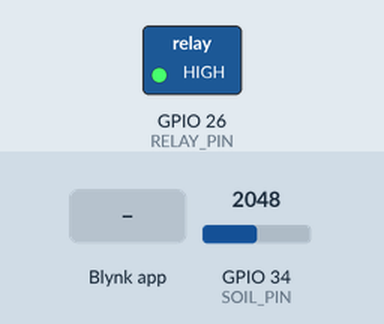
Bench run of a program on a simulated ESP32. Parts: switched loads named in the program (green lamp = pin HIGH). Inputs (shaded band) come from the test bench; at power-on: GPIO 34 (SOIL_PIN) = 2048. WiFi joins after 1.5 s; servers stay silent unless stated; what the program prints to the serial monitor is not drawn.

Above: at 4.0 s.
4.1 s: Blynk app writes 1 to V2
At 4.4 s:
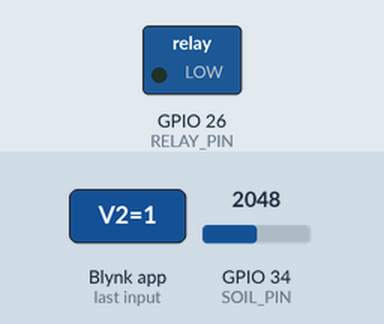
5.6 s: GPIO 34 (SOIL_PIN) set to 1531
8.3 s: GPIO 34 (SOIL_PIN) set to 1437
At 9.4 s:
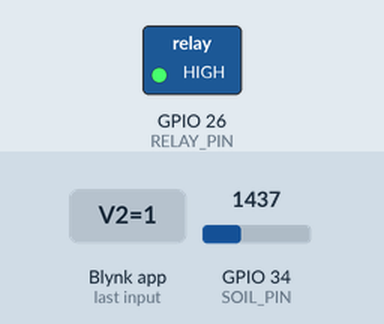
Timing chart, 0 to 11.3 s (numbered marks = the images above; inputs shaded):
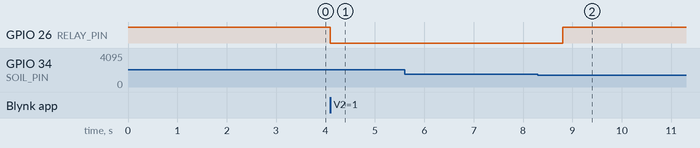

Measured:
- the behaviour switches between 1501 and 1500 on GPIO 34 (SOIL_PIN) (found by bisection; images 1 and 2)
- after the input at 4.1 s, GPIO 26 (RELAY_PIN): HIGH → LOW at once
- after the input at 5.6 s, every drawn part: stays the same
- after the input at 8.3 s, GPIO 26 (RELAY_PIN): LOW → HIGH after 0.51 s

The program:

main.cpp
```cpp
// #include <WiFi.h>
// #include <ESP_Mail_Client.h>

// // ===== WiFi =====
// const char* ssid = "Adeel Home";
// const char* password = "aqeel@0059";

// // ===== Gmail SMTP =====
// #define SMTP_HOST "smtp.gmail.com"
// #define SMTP_PORT 465

// #define AUTHOR_EMAIL "ranahamadrajpoot003@gmail.com"
// #define AUTHOR_PASSWORD "xjaw ukki hwmn mwds"
// #define RECIPIENT_EMAIL "ranahamadrajpoot003@gmail.com"

// SMTPSession smtp;

// void setup() {
//   Serial.begin(115200);
//   delay(1000);

//   // WiFi connect
//   WiFi.begin(ssid, password);
//   Serial.print("Connecting to WiFi");
//   while (WiFi.status() != WL_CONNECTED) {
//     delay(500);
//     Serial.print(".");
//   }
//   Serial.println("\nWiFi connected");

//   // SMTP config
//   ESP_Mail_Session session;
//   session.server.host_name = SMTP_HOST;
//   session.server.port = SMTP_PORT;
//   session.login.email = AUTHOR_EMAIL;
//   session.login.password = AUTHOR_PASSWORD;
//   session.login.user_domain = "";

//   SMTP_Message message;
//   message.sender.name = "Smart Plant System";
//   message.sender.email = AUTHOR_EMAIL;
//   message.subject = "Plant Water Alert";
//   message.addRecipient("Owner", RECIPIENT_EMAIL);
//   message.text.content = "Plant needs water. Please check.";

//   if (!smtp.connect(&session)) {
//     Serial.println("SMTP connection failed");
//     return;
//   }

//   if (!MailClient.sendMail(&smtp, &message)) {
//     Serial.println("Email send failed");
//   } else {
//     Serial.println("Email sent successfully!");
//   }
// }

// void loop() {
// }
/////////////////////////////////////////////////////////////////
//////////////sensor testing//////////////////

// #include <Arduino.h>

// const int soilPin = 34;   // AO pin connected here

// void setup() {
//   Serial.begin(115200);
//   delay(1000);

//   Serial.println("Soil Moisture Sensor Test");
// }

// void loop() {
//   int soilValue = analogRead(soilPin);

//   Serial.print("Soil Value: ");
//   Serial.println(soilValue);

//   delay(1000); // 1 second gap
// }


////////////////////////////////////////////////////////
///////////////sensor plus email testing///////////////

// #include <WiFi.h>
// #include <ESP_Mail_Client.h>

// // ===== FUNCTION PROTOTYPE =====
// void sendEmail();

// // ===== WIFI DETAILS =====
// const char* ssid = "Adeel Home";
// const char* password = "aqeel@0059";

// // Gmail SMTP
// #define SMTP_HOST "smtp.gmail.com"
// #define SMTP_PORT 465
// #define AUTHOR_EMAIL "ranahamadrajpoot003@gmail.com"
// #define AUTHOR_PASSWORD "xjaw ukki hwmn mwds"
// #define RECIPIENT_EMAIL "ranahamadrajpoot003@gmail.com"

// // ===== SOIL SENSOR =====
// #define SOIL_PIN 34
// #define THRESHOLD 1500     // adjust after testing

// bool alertSent = false;   // spam control
// SMTPSession smtp;

// void setup() {
//   Serial.begin(115200);
//   delay(1000);

//   // WiFi connect
//   Serial.print("Connecting to WiFi");
//   WiFi.begin(ssid, password);
//   while (WiFi.status() != WL_CONNECTED) {
//     delay(500);
//     Serial.print(".");
//   }
//   Serial.println("\nWiFi connected");

//   pinMode(SOIL_PIN, INPUT);
// }

// void loop() {
//   int soilValue = analogRead(SOIL_PIN);
//   Serial.print("Soil Value: ");
//   Serial.println(soilValue);

//   // Soil dry + send email once
//   if (soilValue > THRESHOLD && !alertSent) {
//     sendEmail();
//     alertSent = true;
//   }

//   // Soil wet + reset alert
//   if (soilValue <= THRESHOLD) {
//     alertSent = false;
//   }

//   delay(2000); // read every 2 seconds
// }

// // ===== EMAIL FUNCTION =====
// void sendEmail() {

//   ESP_Mail_Session session;
//   session.server.host_name = SMTP_HOST;
//   session.server.port = SMTP_PORT;
//   session.login.email = AUTHOR_EMAIL;
//   session.login.password = AUTHOR_PASSWORD;
//   session.login.user_domain = "";

//   SMTP_Message message;
//   message.sender.name = "Smart Plant System";
//   message.sender.email = AUTHOR_EMAIL;
//   message.subject = "Plant Water Alert";
//   message.addRecipient("Owner", RECIPIENT_EMAIL);
//   message.text.content = "Plant needs water. Please water the plant.";

//   if (!smtp.connect(&session)) {
//     Serial.println("SMTP connection failed");
//     return;
//   }

//   if (!MailClient.sendMail(&smtp, &message)) {
//     Serial.println("Email send failed");
//   } else {
//     Serial.println("Email sent successfully!");
//   }
// }

/////////////////////////////////////////////////////
/////////////////Final code with blynk///////////////

/************ BLYNK CONFIG ************/
#define BLYNK_TEMPLATE_ID "TMPL6WpsGzpqZ"
#define BLYNK_TEMPLATE_NAME "Water Plant"
#define BLYNK_AUTH_TOKEN "TszksukMEOOA3d_sjAlyoIU-F9plZ2vo"

#define BLYNK_PRINT Serial

#include <WiFi.h>
#include <BlynkSimpleEsp32.h>
#include <ESP_Mail_Client.h>

/************ WIFI DETAILS ************/
char ssid[] = "Adeel Home";
char pass[] = "aqeel@0059";

/************ EMAIL (SMTP) DETAILS ************/
#define SMTP_HOST "smtp.gmail.com"
#define SMTP_PORT 465

#define AUTHOR_EMAIL "ranahamadrajpoot003@gmail.com"
#define AUTHOR_PASSWORD "xjaw ukki hwmn mwds"
#define RECIPIENT_EMAIL "ranahamadrajpoot003@gmail.com"

/************ PIN DEFINITIONS ************/
#define SOIL_PIN 34
#define RELAY_PIN 26        // Active LOW relay

/************ OBJECTS ************/
SMTPSession smtp;
BlynkTimer timer;

/************ VARIABLES ************/
bool emailSent = false;
bool pumpOn = false;

/************ EMAIL FUNCTION ************/
void sendEmailAlert() {
  ESP_Mail_Session session;
  session.server.host_name = SMTP_HOST;
  session.server.port = SMTP_PORT;
  session.login.email = AUTHOR_EMAIL;
  session.login.password = AUTHOR_PASSWORD;

  SMTP_Message message;
  message.sender.name = "Smart Plant System";
  message.sender.email = AUTHOR_EMAIL;
  message.subject = "🌱 Plant Needs Water!";
  message.addRecipient("Owner", RECIPIENT_EMAIL);
  message.text.content =
      "Soil is dry.\nPlease open Blynk app and turn ON the water pump.";

  if (!smtp.connect(&session)) {
    Serial.println("SMTP connection failed");
    return;
  }

  if (MailClient.sendMail(&smtp, &message)) {
    Serial.println("Email sent successfully");
  } else {
    Serial.println(" Email sending failed");
  }

  smtp.closeSession();
}

/************ BLYNK BUTTON (PUMP CONTROL) ************/
// Button Widget → V2 → SWITCH MODE
BLYNK_WRITE(V2) {
  int value = param.asInt();

  if (value == 1) {
    pumpOn = true;
    digitalWrite(RELAY_PIN, LOW);   // Pump ON
    Serial.println(" Pump ON (Blynk)");
  } else {
    pumpOn = false;
    digitalWrite(RELAY_PIN, HIGH);  // Pump OFF
    Serial.println("Pump OFF (Blynk)");
  }
}

/************ SOIL CHECK ************/
void checkSoil() {
  int soilValue = analogRead(SOIL_PIN);

  Serial.print("Soil Value: ");
  Serial.println(soilValue);

  // Show soil value on Gauge → V0
  Blynk.virtualWrite(V0, soilValue);

  // DRY soil
  if (soilValue > 1500) {
    Blynk.virtualWrite(V1, 255); // LED ON

    if (!emailSent) {
      sendEmailAlert();
      emailSent = true;
    }
  }
  // WET soil
  else {
    Blynk.virtualWrite(V1, 0); // LED OFF
    emailSent = false;

    if (pumpOn) {
      digitalWrite(RELAY_PIN, HIGH); // Auto OFF pump
      pumpOn = false;
      Blynk.virtualWrite(V2, 0);
      Serial.println("🌧 Soil wet → Pump AUTO OFF");
    }
  }
}

/************ SETUP ************/
void setup() {

  // 🔒 BOOT SAFETY (MOST IMPORTANT FIX)
  pinMode(RELAY_PIN, OUTPUT);
  digitalWrite(RELAY_PIN, HIGH);   // FORCE pump OFF at power ON
  delay(1000);                     // Boot stabilization

  Serial.begin(115200);

  pinMode(SOIL_PIN, INPUT);

  // WiFi
  WiFi.begin(ssid, pass);
  while (WiFi.status() != WL_CONNECTED) {
    delay(500);
    Serial.print(".");
  }
  Serial.println("\n WiFi Connected");

  // Blynk
  Blynk.begin(BLYNK_AUTH_TOKEN, ssid, pass);

  // Timer
  timer.setInterval(3000L, checkSoil);
}

/************ LOOP ************/
void loop() {
  Blynk.run();
  timer.run();
}
```
